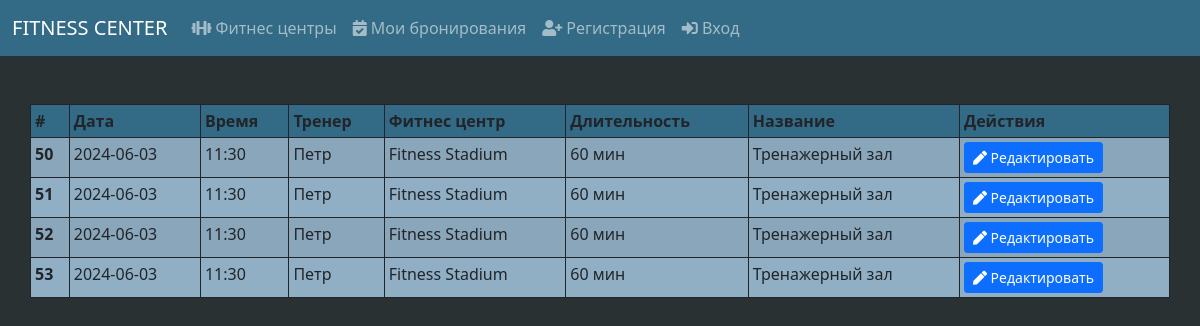
The page /user/reservations (signed in) on the database its author committed.
### Project_utils/models.py (models this page shows, shortened)
class Reservation(Base):
    __tablename__ = 'reservations'
    id = Column(Integer, primary_key=True, autoincrement=True, unique=True)
    user_id = Column(Integer, ForeignKey('users.id'), nullable=False)
    service_id = Column(Integer, ForeignKey('services.id'), nullable=False)
    trainer_id = Column(Integer, ForeignKey('trainers.id'), nullable=False)
    date = Column(String(50), nullable=False)
    time = Column(String(50), nullable=False)
    user = relationship("User", back_populates="reservations")
    service = relationship("Service")
    trainer = relationship("Trainer")

class Trainer(Base):
    __tablename__ = 'trainers'
    id = Column(Integer, primary_key=True, autoincrement=True, unique=True)
    name = Column(String(50), nullable=False)
    fitness_center_id = Column(Integer, ForeignKey('fitness_centers.id'), nullable=False)
    age = Column(Integer, nullable=False)
    gender = Column(String(50), nullable=False)
    fitness_center = relationship("FitnessCenter", back_populates="trainers")
    reviews = relationship("Review", back_populates="trainer")
    services = relationship("TrainerServices", back_populates="trainer")

class FitnessCenter(Base):
    __tablename__ = 'fitness_centers'
    id = Column(Integer, primary_key=True, autoincrement=True, unique=True)
    name = Column(String(50), nullable=False, unique=True)
    address = Column(String(50), nullable=False)
    contacts = Column(String(50), nullable=False)
    trainers = relationship("Trainer", back_populates="fitness_center")
    services = relationship("FitnessService", back_populates="fitness_center")

class Service(Base):
    __tablename__ = 'services'
    id = Column(Integer, primary_key=True, autoincrement=True, unique=True)
    name = Column(String(50), nullable=False)
    duration = Column(Integer, nullable=False)
    description = Column(String(250), nullable=False)
    price = Column(Integer, nullable=False)
    max_attendees = Column(Integer, nullable=False)

### app.py (the view, shortened to what this page needs)
@app.route('/user/reservations', methods=['GET', 'POST'])
@login_required
def get_reservations_page():
    user = session.get('user')
    if request.method == 'GET':
        reservations = Project_utils.db_session.query(Reservation).join(Service,
                                                                        Reservation.service_id == Service.id).join(
            Trainer,
            Reservation.trainer_id == Trainer.id).join(
            FitnessCenter, Trainer.fitness_center_id == FitnessCenter.id).filter(
            Reservation.user_id == user['id']).all()
        return render_template('reservations.html', title='Мои бронирования', reservations=reservations)

### app.py (called while the page is built)
def login_required(func):
    @wraps(func)
    def wrapper(*args, **kwargs):
        if 'user' not in session:
            return redirect('/login')
        return func(*args, **kwargs)
    return wrapper

### templates/reservations.html
{% extends "base.html" %}
{% block body %}
<div class="container">
        <div class="row">
            <table class="table table-striped table-bordered border-dark table-sm" style="background: #90afc4">
            <thead style="background: #336b86">
            <tr>
                <th scope="col">#</th>
                <th scope="col">Дата</th>
                <th scope="col">Время</th>
                <th scope="col">Тренер</th>
                <th scope="col">Фитнес центр</th>
                <th scope="col">Длительность</th>
                <th scope="col">Название</th>
                <th scope="col">Действия</th>
            </tr>
            </thead>
            <tbody>
            {% for reservation in reservations %}
                <tr>
                    <th scope="row">{{ reservation.id }}</th>
                    <td>{{ reservation.date }}</td>
                    <td>{{ reservation.time }}</td>
                    <td>{{ reservation.trainer.name }}</td>
                    <td>{{ reservation.trainer.fitness_center.name }}</td>
                    <td>{{ reservation.service.duration }} мин</td>
                    <td>{{ reservation.service.name }}</td>
                    <td>
                        <a class="btn btn-primary btn-sm" href="/user/reservations/{{ reservation.id }}">
                            <span class="icon"><i class="fas fa-pen"></i></span>
                            <span>Редактировать</span>
                        </a>
                    </td>
                </tr>
            {% endfor %}
            </tbody>
        </table>
        </div>
    </div>
{% endblock %}

### rows shown on the page
Reservation: id "50", date "2024-06-03", time "11:30", trainer.name "Петр", trainer.fitness_center.name "Fitness Stadium", service.duration "60", service.name "Тренажерный зал"
Reservation: id "51", date "2024-06-03", time "11:30", trainer.name "Петр", trainer.fitness_center.name "Fitness Stadium", service.duration "60", service.name "Тренажерный зал"
Reservation: id "52", date "2024-06-03", time "11:30", trainer.name "Петр", trainer.fitness_center.name "Fitness Stadium", service.duration "60", service.name "Тренажерный зал"
Reservation: id "53", date "2024-06-03", time "11:30", trainer.name "Петр", trainer.fitness_center.name "Fitness Stadium", service.duration "60", service.name "Тренажерный зал"
